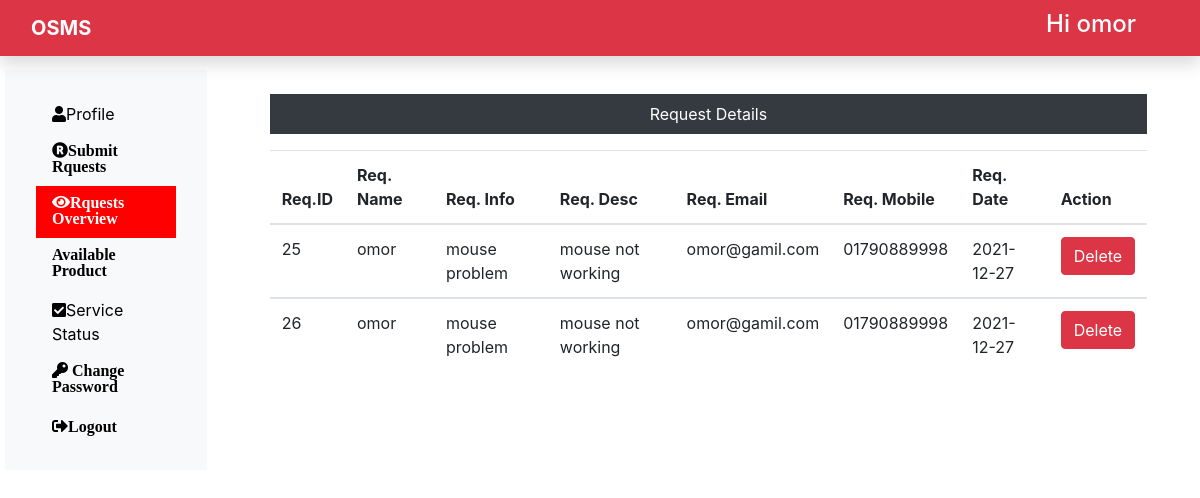
The page /requester_overview.php (signed in) on the database its author committed.
### tables this page shows
CREATE TABLE `submit_requester` (
  `request_id` int(255) NOT NULL,
  `request-info` text NOT NULL,
  `request-desc` text NOT NULL,
  `request-name` varchar(255) NOT NULL,
  `request-add1` varchar(255) NOT NULL,
  `request-add2` varchar(255) NOT NULL,
  `request-city` varchar(255) NOT NULL,
  `request-state` varchar(255) NOT NULL,
  `request-zip` varchar(255) NOT NULL,
  `request-email` varchar(255) NOT NULL,
  `request-mobile` varchar(255) NOT NULL,
  `request-date` date NOT NULL
);

### requester_overview.php (the view, shortened to what this page needs)
<?php
include "user_header.php";
include "Database.php";
$sql = "SELECT * FROM `submit_requester`";
$result = $conn->query($sql);
if($result->num_rows > 0){
	?>
	<div class="col-sm-9 ml-5 mt-4">
		<table class="table mt-3">
			<p class="bg-dark text-white p-2 text-center">Request Details</p>
			<thead>
				<tr>
					<th>Req.ID</th>
					<th>Req. Name</th>
					<th>Req. Info</th>
					<th>Req. Desc</th>
					<th>Req. Email</th>
					<th>Req. Mobile</th>
					<th>Req. Date</th>
					<th>Action</th>
				</tr>
			</thead>
			<?php while($row = $result->fetch_assoc()) {?>
				<tbody>
					<td><?php echo $row['request_id'];?></td>
					<td><?php echo $row['request-name'];?></td>
					<td><?php echo $row['request-info'];?></td>
					<td><?php echo $row['request-desc'];?></td>
					<td><?php echo $row['request-email'];?></td>
					<td><?php echo $row['request-mobile'];?></td>
					<td><?php echo $row['request-date'];?></td>
					<td><button class="btn btn-danger" id="deletebtn"  data-id ="<?php echo $row['request_id']; ?>" >Delete</button></td>
				</tbody>
			<?php }?>
		</table>
	<?php }else{echo '<h2>No Record Found<h2>';}
		?>
</div>
<?php include "user_footer.php"; ?>

### CSS/style.css (style rules this page uses)
* { margin: 0; padding: 0; box-sizing: border-box; }
body { font-family: 'Ubuntu', sans-serif; }

### rows shown on the page
submit_requester: request_id "25", value "omor", value "mouse problem", value "mouse not working", value "omor@gamil.com", value "01790889998", value "2021-12-27"
submit_requester: request_id "26", value "omor", value "mouse problem", value "mouse not working", value "omor@gamil.com", value "01790889998", value "2021-12-27"

### other values the page prints
$_SESSION['name'] "omor"
